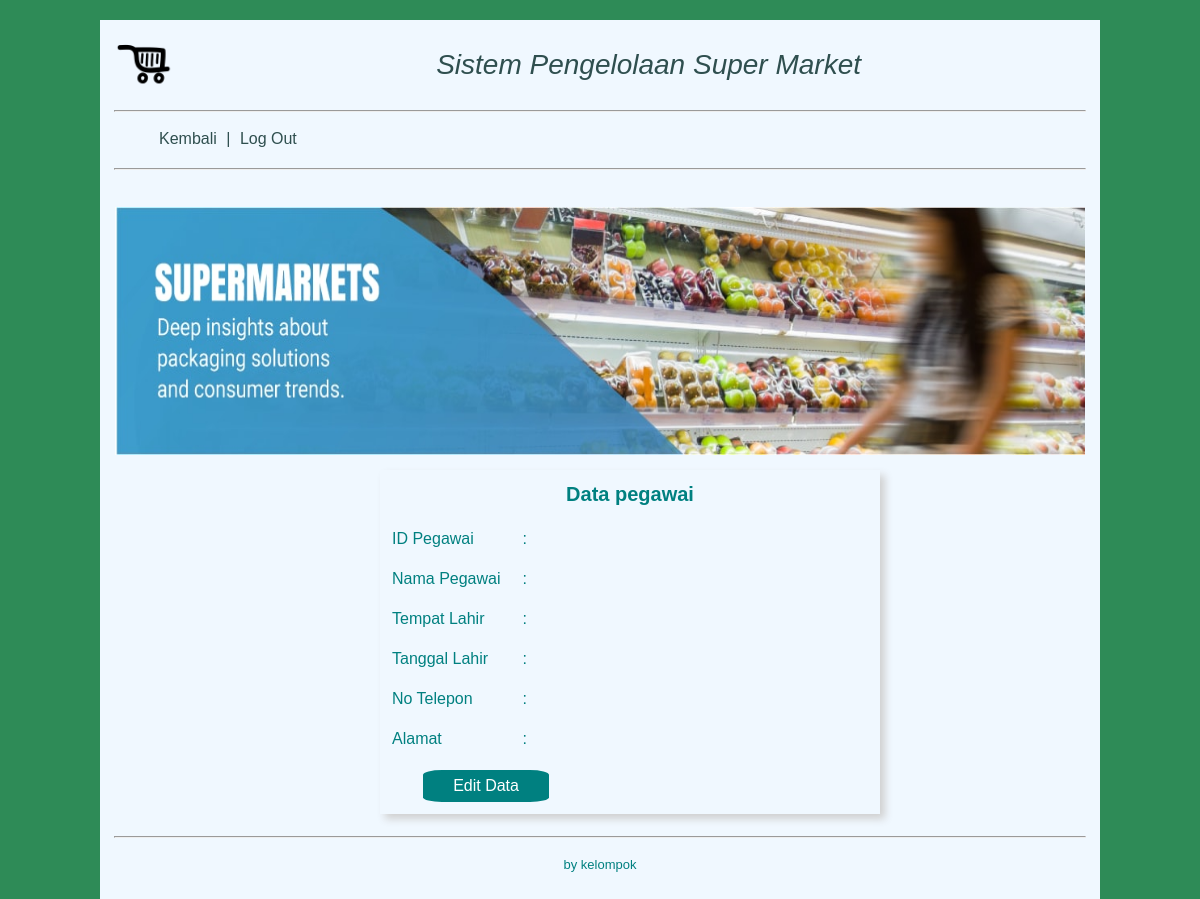
The page /data_pegawai_admin.php (signed in) on the database as committed earlier.
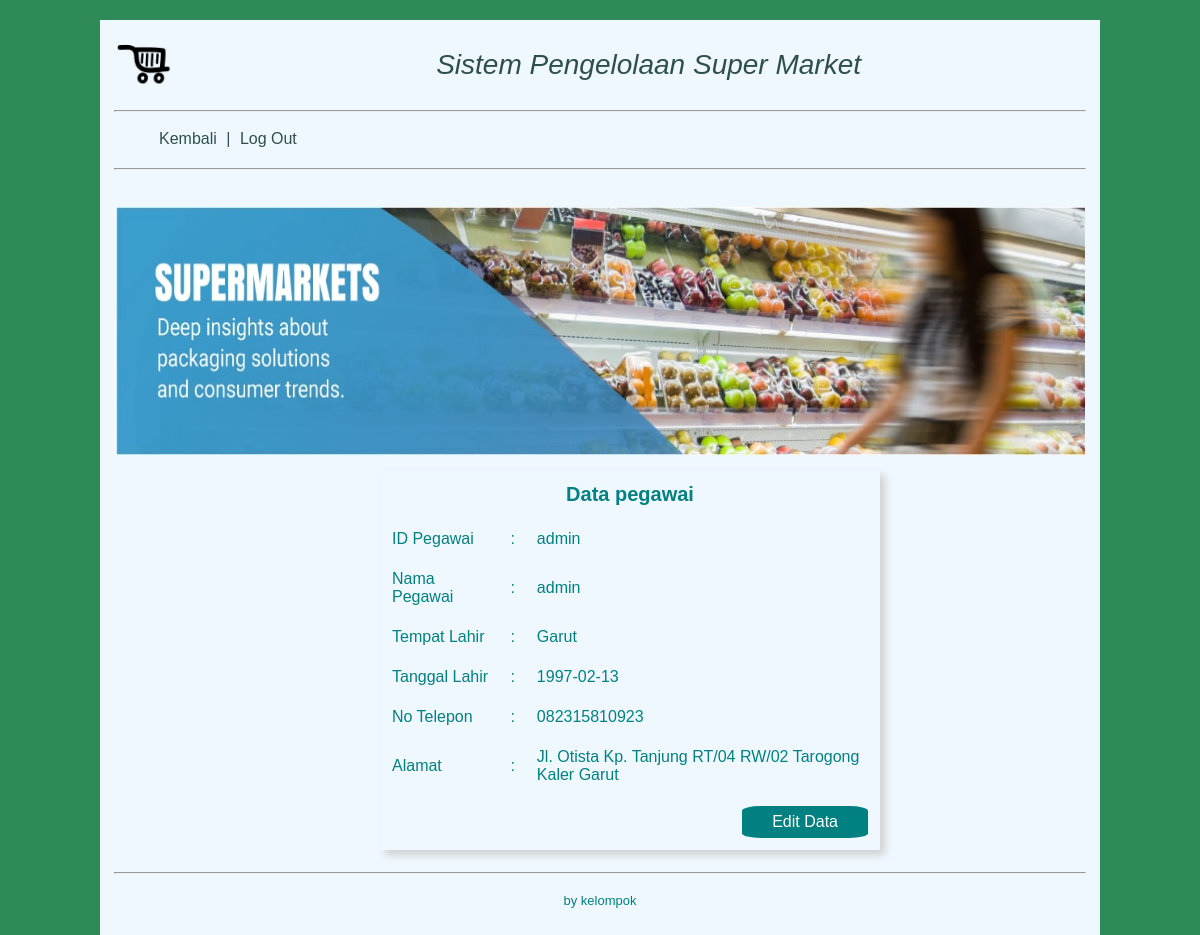
The same page on the database as committed later.
### tables this page shows
CREATE TABLE `pegawai` (
  `id_pegawai` varchar(50) NOT NULL,
  `nama_pegawai` varchar(100) DEFAULT NULL,
  `tempat_lahir` varchar(50) DEFAULT NULL,
  `tanggal_lahir` date DEFAULT NULL,
  `no_tlp` text,
  `alamat` text
);

### data_pegawai_admin.php (the view, shortened to what this page needs)
<html>
<head>
<link rel="stylesheet" type="text/css" href="style.css">
<body>
	<div class="wrapper">
		<header>
			<div id="logo">
				<img src="logo.png">
			</div>
			<h1 class="title">Sistem Pengelolaan Super Market</h1>
			<hr>
			<nav>
				<ul>
					<li><a href="info_admin.php">Kembali</a></li>
					<li>|</li>
					<li><a href="logout.php">Log Out</a></li>
				</ul>
			</nav>
			<hr>
		</header>
		<div id="banner">
			<img src="banner.jpg">
		</div>
		<div class="con">
			<div class="login1">
					<div class="kotakloga1">
						<b>Data pegawai</b>
					</div>
					<?php
					$pegawai = $_SESSION['id_admin'];
					$tampil = "SELECT * FROM pegawai WHERE id_pegawai='$pegawai'";
					$query = mysql_query($tampil);
					$data = mysql_fetch_array($query);
					$id = $data['id_pegawai'];
					$nama = $data['nama_pegawai'];
					$tempat = $data['tempat_lahir'];
					$tanggal = $data['tanggal_lahir'];
					$notlp = $data['no_tlp'];
					$alamat = $data['alamat'];
					?>
					<div class="kotaklogb1">
						<table border="0">
							<tr>
								<td align="left" align="center">ID Pegawai</td>
								<td>:</td>
								<td align="left">
									<?php echo $id; ?>
								</td>
							</tr>
							<tr>
								<td align="left" align="center">Nama Pegawai</td>
								<td>:</td>
								<td align="left">
									<?php echo $nama;?>
								</td>
							</tr>
							<tr>
								<td align="left" align="center">Tempat Lahir</td>
								<td>:</td>
								<td align="left">
									<?php echo $tempat;?>
								</td>
							</tr>
							<tr>
								<td align="left" align="center">Tanggal Lahir</td>
								<td>:</td>
								<td align="left">
									<?php echo $tanggal;?>
								</td>
							</tr>
							<tr>
								<td align="left" align="center">No Telepon</td>
								<td>:</td>
								<td align="left">
									<?php echo $notlp;?>
								</td>
							</tr>
							<tr>
								<td align="left" align="center">Alamat</td>
								<td>:</td>
								<td align="left">
									<?php echo $alamat;?>
								</td>
							</tr>
							<tr>
								<td colspan="3" align="right">
									<a href="edit_data_pegawai_admin.php">Edit Data</a>
								</td>
							</tr>
						</table>
					</div>
			</div>
		</div>
		<footer>
			<hr>
			<p class="kaki">by kelompok</p>
		</footer>
	</div>
</body>
</head>
</html>

Rows that differ between the two databases and show on the page:
added pegawai: id_pegawai "admin", nama_pegawai "admin", tempat_lahir "Garut", tanggal_lahir "1997-02-13", no_tlp "082315810923", alamat "Jl. Otista Kp. Tanjung RT/04 RW/02 Tarogong Kaler Garut"
